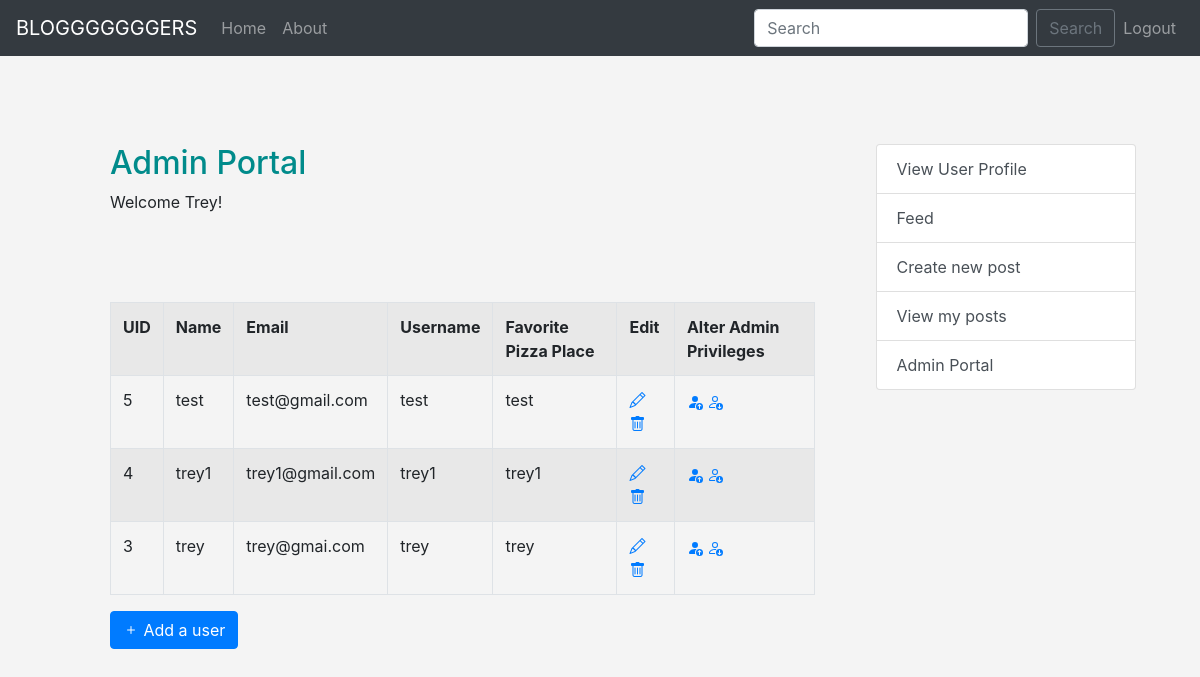
Page /admin (signed in) on the earlier database version.
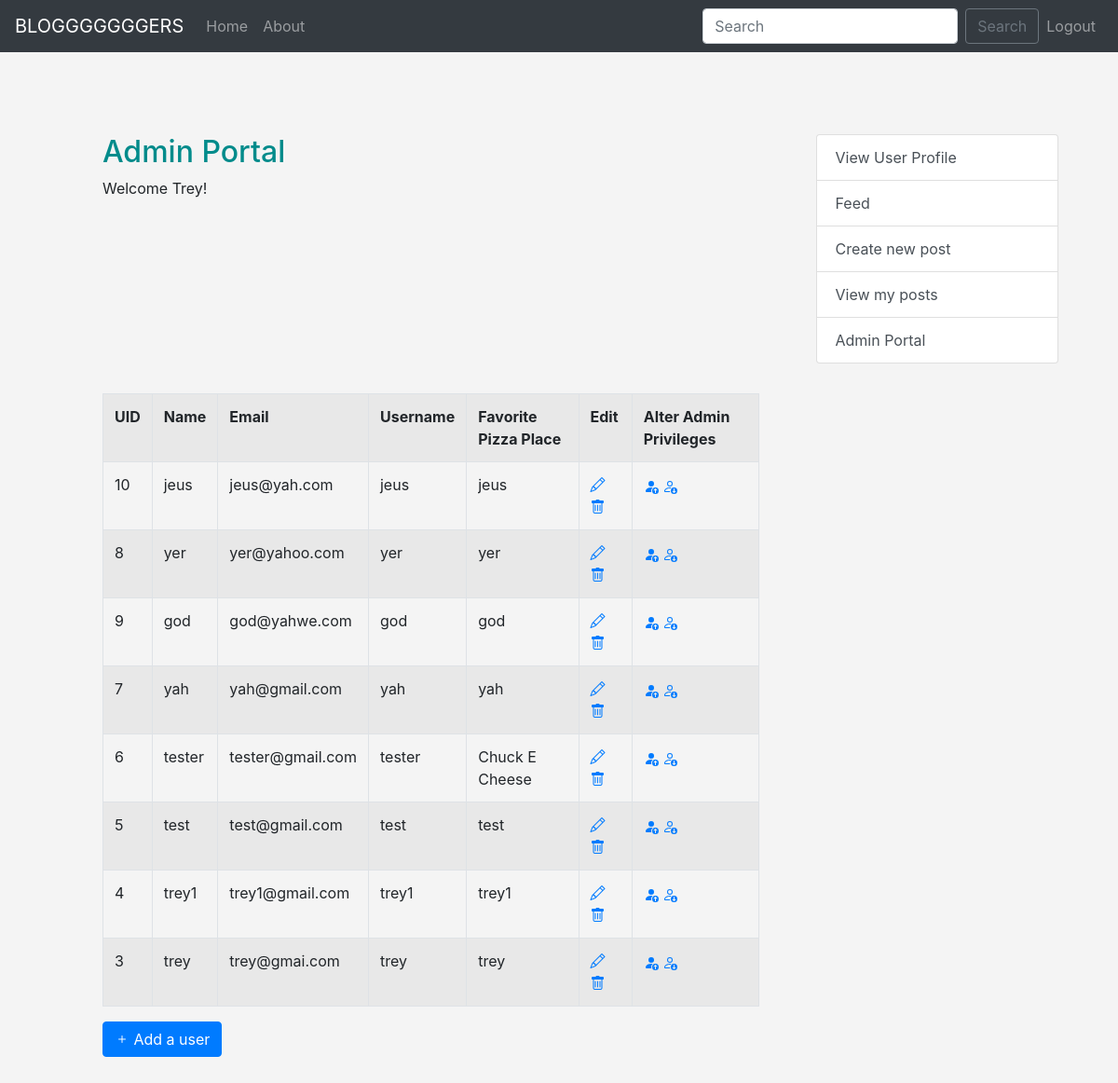
Same page on the later database version.
### app/models.py (models this page shows, shortened)
class Users(db.Model, UserMixin):
    id = db.Column(db.Integer, primary_key=True)
    username = db.Column(db.String(20), nullable=False, unique=True)
    name = db.Column(db.String(200), nullable=False)
    email = db.Column(db.String(200), nullable=False, unique=True)
    favorite_pizza_place = db.Column(db.String(200), default="You")
    date_added = db.Column(db.DateTime, default=datetime.now(timezone.utc))
    profile_pic = db.Column(db.String(), nullable=True)
    is_admin = db.Column(db.Boolean, nullable=False, default=False)
    password_hash = db.Column(db.String(128))
    posts = db.relationship('Posts', backref='poster')
    @property
    def password(self):
        raise AttributeError("password is not a readable attribute")

### app/blueprints/general.py (the view)
@general_bp.route('/admin')
@login_required
def admin():
    our_users = Users.query.order_by(Users.date_added.desc())
    """Directs to admin page"""
    if current_user.is_admin:
        return render_template("admin.html", our_users=our_users)
    else:
        flash("You do not have admin privileges")
        return redirect(url_for('general.dashboard'))

### app/forms.py
class SearchForm(FlaskForm):
    searched = StringField("Searched", validators=[DataRequired()])
    submit = SubmitField("Submit")

### app/blueprints/general.py (called while the page is built)
@login_manager.user_loader
def load_user(user_id):
    return Users.query.get(int(user_id))

@general_bp.app_context_processor
def base():
    form = SearchForm()
    return dict(form=form)

### app/templates/admin.html (shortened to what this page needs)
{% extends 'base.html' %}
{% block content %}
<h1>Admin Portal</h1>
<p>Welcome {{current_user.name | title}}!</p>
 <table class="table table-hover table-bordered table-striped">
    <tr>
    <th>UID</th>
    <th>Name </th>
    <th>Email</th>
    <th>Username</th>
    <th>Favorite Pizza Place</th>
    <th>Edit</th>
    <th>Alter Admin Privileges</th>
  </tr>
    {% for our_user in our_users %}
    <br>
    <tr>
        <td> {{our_user.id}} </td>
       <td> {{ our_user.name }} </td>
    <td>{{our_user.email}} </td>
    <td>{{our_user.username}} </td>
    <td>{{our_user.favorite_pizza_place}}</td>
       <td>
        <a href="{{url_for('users.update', id=our_user.id)}}"><i class="bi bi-pencil"></i></a>
        <a href="{{url_for('users.delete', id=our_user.id)}}"><i class="bi bi-trash"></i></a>
    </td>
    <td>
        <a href="{{url_for('users.alter_admin',id=our_user.id, setAdmin=True)}}">
        </a>
        <a href="{{url_for('users.alter_admin',id=our_user.id, setAdmin=False)}}">
        </a>
    </td>
    </tr>
    {%endfor%}
    </table>
    <a href="{{url_for('users.add_user')}}" class="btn btn-primary"><i class="bi bi-plus"></i> Add a user</a>
{% endblock %}

### app/templates/base.html (shortened to what this page needs)
<!doctype html>
<html lang="en">
  <head>
    <link rel="stylesheet" href="https://cdn.jsdelivr.net/npm/bootstrap@4.4.1/dist/css/bootstrap.min.css">
    <link rel="stylesheet" href="https://cdn.jsdelivr.net/npm/bootstrap-icons@1.5.0/font/bootstrap-icons.css">
    <link rel="stylesheet" href="{{url_for('static',filename='css/styles.css')}}">
  </head>
  <body>
    {% include 'partials/navbar.html' %}
    <div class="row">
      <div class="container col-sm-8">
          {% block content %}
          {% endblock %}
      </div>
        {% if current_user.is_authenticated %}
          {% include 'partials/sidebar.html' %}
        {% else %}
           <div class="container col-sm-4"></div>
        {% endif %}
    </div>
  </body>
</html>

### app/templates/partials/navbar.html (shortened to what this page needs)
<nav class="navbar navbar-expand-lg navbar-dark bg-dark">
  <a class="navbar-brand" href="{{url_for('general.home')}}">BLOGGGGGGGERS</a>
  <div class="collapse navbar-collapse" id="navbarSupportedContent">
    <ul class="navbar-nav mr-auto">
      <li class="nav-item">
        <a class="nav-link" href="{{url_for('general.home')}}">Home</a>
      </li>
      <li class="nav-item">
        <a class="nav-link" href="{{url_for('general.about')}}">About</a>
      </li>
    </ul>
    <form method="POST" action="{{url_for('general.search')}}" class="form-inline my-2 my-lg-0">
      <input class="form-control mr-sm-2" type="search" placeholder="Search" aria-label="Search" name="searched">
      <button class="btn btn-outline-secondary my-2 my-sm-0" type="submit">Search</button>
    </form>
    <ul class="navbar-nav me-auto">
        {% if not current_user.is_authenticated %}
      <li class="nav-item">
        <a class="nav-link" href="{{url_for('auth.login')}}">Login</a>
      </li>
      <li class="nav-item">
        <a class="nav-link" href="{{url_for('users.add_user')}}">Register</a>
      </li>
      {% else %}
      <li class="nav-item">
        <a class="nav-link" href="{{url_for('auth.logout')}}">Logout</a>
      </li>
      {% endif %}
    </ul>
  </div>
</nav>

### app/templates/partials/sidebar.html
<div class="list-group col-sm-3">
          <a href="{{url_for('general.dashboard')}}" class="list-group-item list-group-item-action">
            View User Profile
          </a>
          <a href="{{url_for('posts.posts')}}" class="list-group-item list-group-item-action">Feed</a>
          <a href="{{url_for('posts.add_post')}}" class="list-group-item list-group-item-action">Create new post</a>
          <a href="{{url_for('posts.my_posts')}}" class="list-group-item list-group-item-action">View my posts</a>
          {% if current_user.is_admin %}
          <a href="{{url_for('general.admin')}}" class="list-group-item list-group-item-action">Admin Portal</a>
          {% endif %}
</div>

### app/static/css/styles.css (style rules this page uses)
h1 { color: darkcyan; font-size: 2em; }
body { background: #f4f4f4; }
.row { padding: 4em; }

Differences in the rows shown:
added Users: id "10", name "jeus", email "jeus@yah.com", username "jeus", favorite_pizza_place "jeus"
added Users: id "8", name "yer", email "yer@yahoo.com", username "yer", favorite_pizza_place "yer"
added Users: id "9", name "god", email "god@yahwe.com", username "god", favorite_pizza_place "god"
added Users: id "7", name "yah", email "yah@gmail.com", username "yah", favorite_pizza_place "yah"
added Users: id "6", name "tester", email "tester@gmail.com", username "tester", favorite_pizza_place "Chuck E Cheese"
